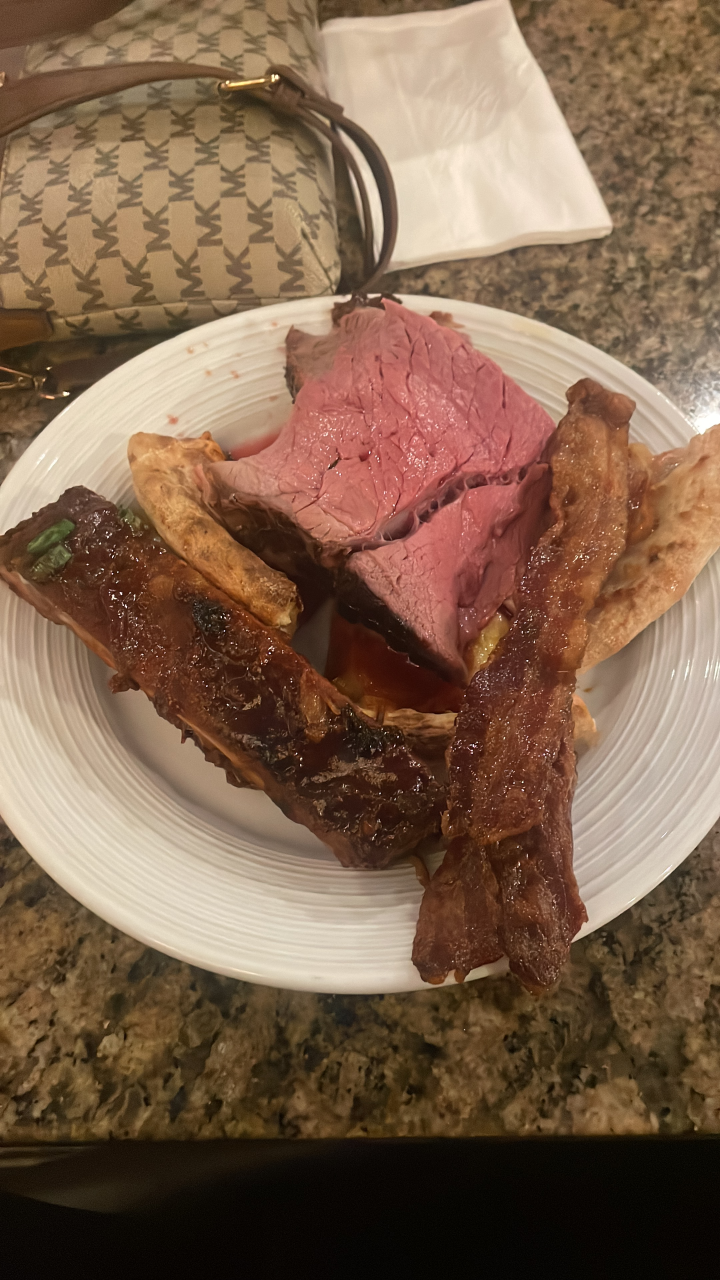
#> input picture imagens_reais/2EA25901-9DDA-4015-8960-B2FF2C02F1F4.JPG, 2160 x 3840 px, found by its file name (shown at 1/3 size); its folder holds 4 pictures in this run
$ python detector.py
#> lines starting #> are read from the running program, lines starting #| are printed output that depends on the picture
#> in carregar_imagens_e_extrair_caracteristicas, imagem is the input picture: shape (3840, 2160, 3); mean B, G, R 77.3, 98.9, 126.9
# -*- coding: utf-8 -*-
"""
Created on Sat Apr 12 16:42:42 2025

@author: a840760
"""
# detector.py
import os
import numpy as np
import cv2
from skimage.feature import local_binary_pattern
from sklearn.model_selection import StratifiedShuffleSplit
from sklearn.svm import SVC
from sklearn.metrics import classification_report
import joblib

def extrair_lbp(imagem, P=8, R=1):
    # Converte a imagem para escala de cinza inteira
#> called with P = 8, R = 1
    imagem = cv2.cvtColor(imagem, cv2.COLOR_BGR2GRAY).astype('uint8')
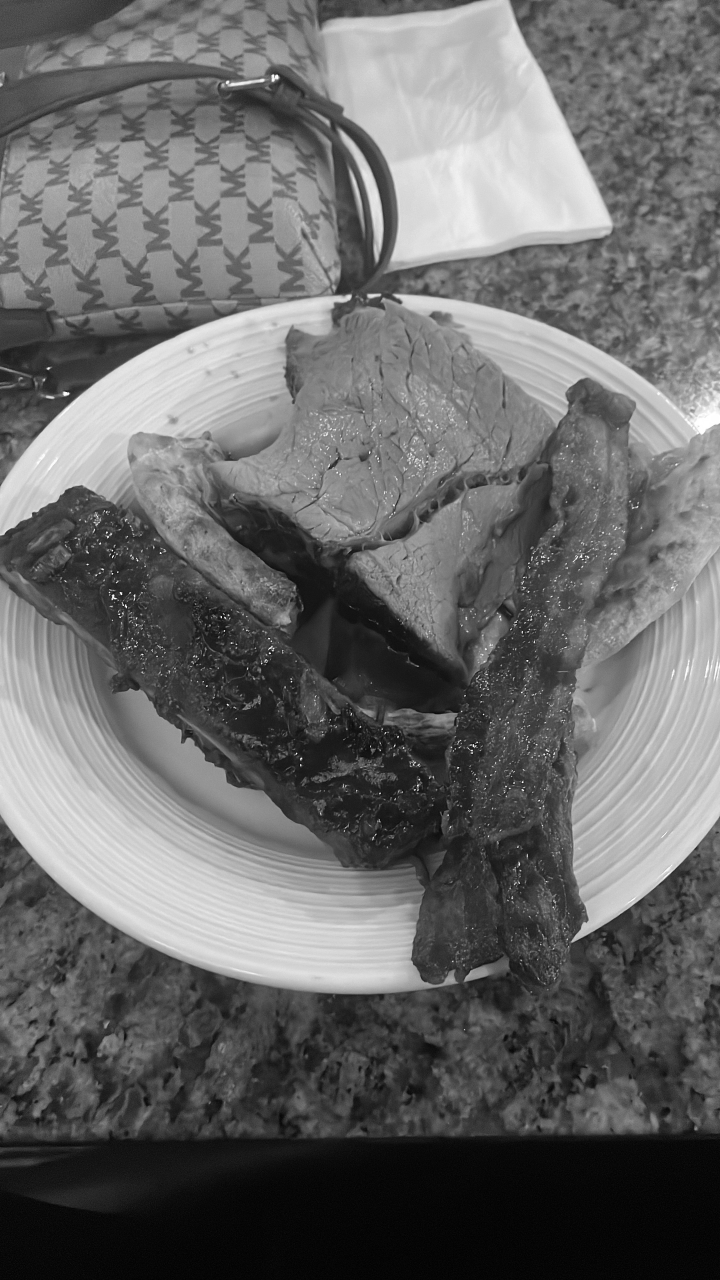
#> imagem: shape (3840, 2160) (shown at 1/3 size); min 0, max 255, mean 104.8
    lbp = local_binary_pattern(imagem, P, R, method='uniform')
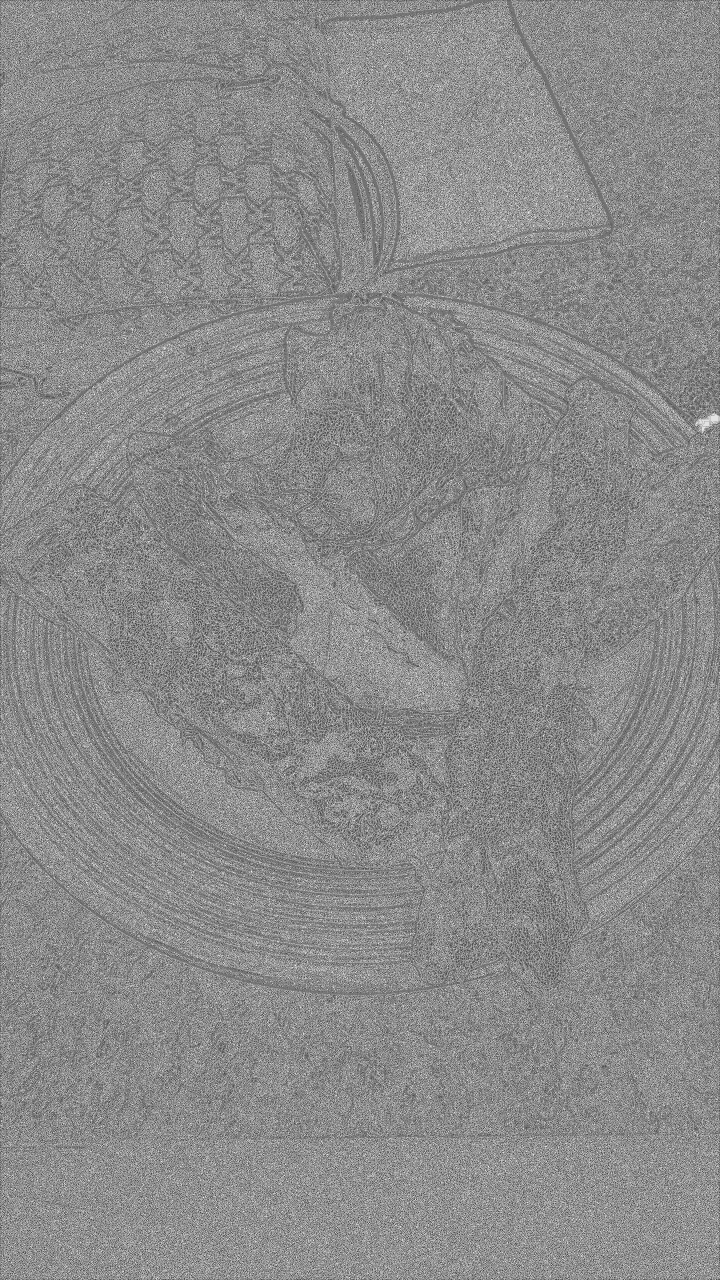
#> lbp: shape (3840, 2160) float64 (shown at 1/3 size); min 0, max 9, mean 4.91; drawn with min black and max white
    (hist, _) = np.histogram(lbp.ravel(), bins=np.arange(0, P + 3), range=(0, P + 2))
#> hist = [339923, 577911, 474167, 1106627, 1399474, 1222997, 819674, 607479, 746340, 999808]
    hist = hist.astype("float")
    hist /= (hist.sum() + 1e-7)  # Normaliza o histograma
#> hist = [0.041, 0.0697, 0.0572, 0.133, 0.169, 0.147, 0.0988, 0.0732, 0.09, 0.121]
    return hist

def carregar_imagens_e_extrair_caracteristicas(diretorio, rotulo):
    dados = []
    labels = []
    for nome_arquivo in os.listdir(diretorio):
        caminho = os.path.join(diretorio, nome_arquivo)
        imagem = cv2.imread(caminho)
        if imagem is not None:
            hist = extrair_lbp(imagem)
            dados.append(hist)
            labels.append(rotulo)
#> pass 2 of the loop in carregar_imagens_e_extrair_caracteristicas, `for nome_arquivo in os.listdir(diretorio):`:
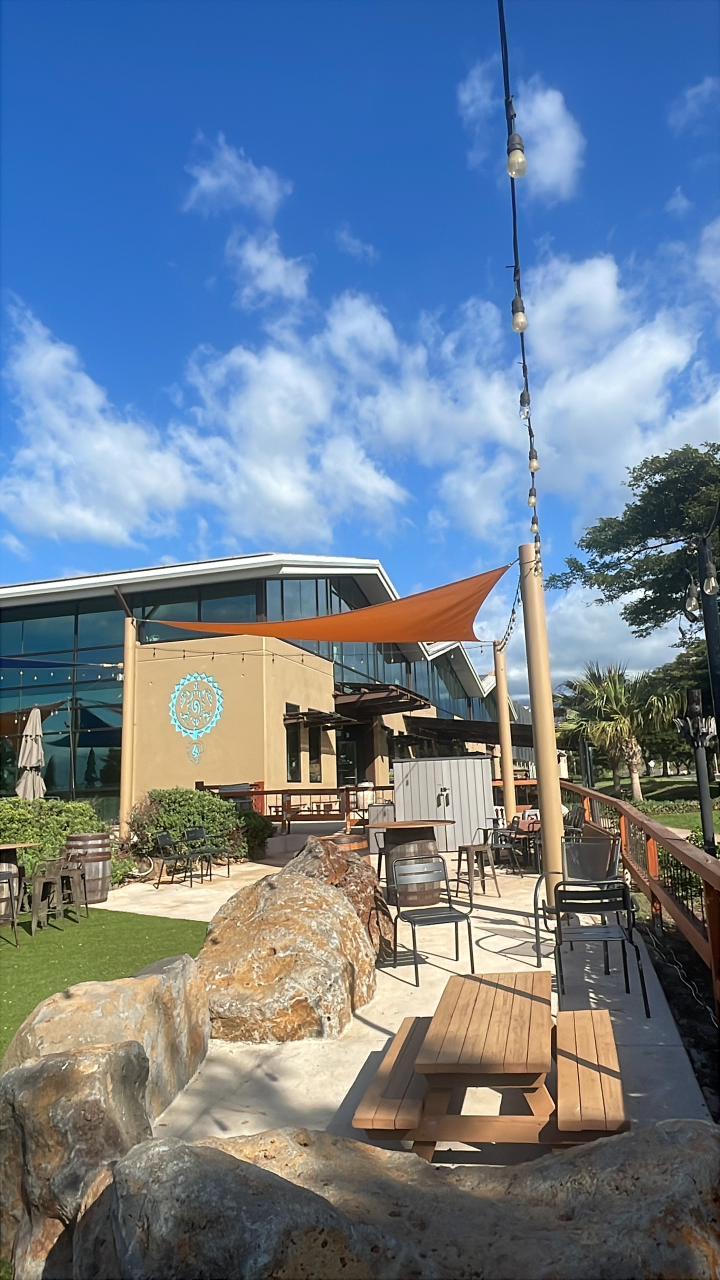
#> input picture imagens_reais/4C7F24D7-FC5D-4956-A886-96CDEAB1FA83.JPG, 2160 x 3840 px, found by its file name (shown at 1/3 size)
#> in carregar_imagens_e_extrair_caracteristicas, imagem is the input picture: shape (3840, 2160, 3); mean B, G, R 145.8, 127.1, 110.3
#> in extrair_lbp (call 2), `imagem = cv2.cvtColor(imagem, cv2.COLOR_BGR2GRAY).astype('uint8')`:
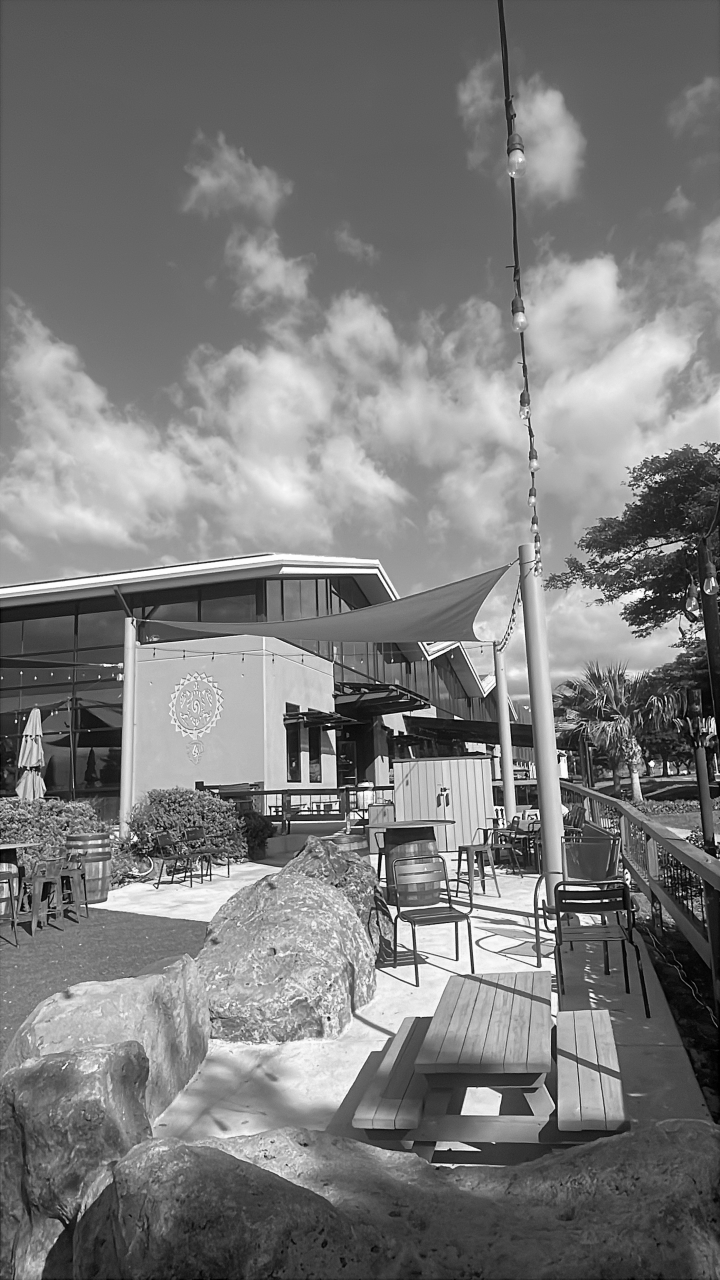
#> imagem: shape (3840, 2160) (shown at 1/3 size); min 0, max 255, mean 124.2
#> in extrair_lbp (call 2), `lbp = local_binary_pattern(imagem, P, R, method='uniform')`:
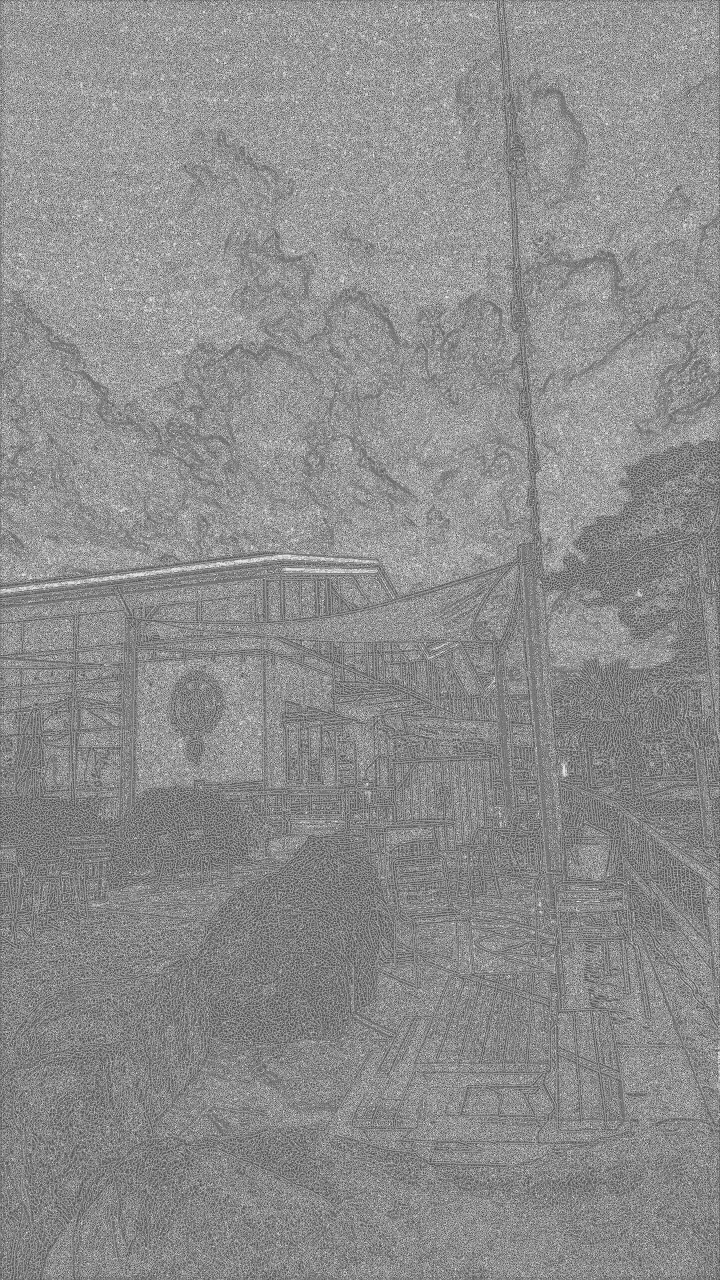
#> lbp: shape (3840, 2160) float64 (shown at 1/3 size); min 0, max 9, mean 4.99; drawn with min black and max white
#> in extrair_lbp (call 2), `(hist, _) = np.histogram(lbp.ravel(), bins=np.arange(0, P + 3), range=..`: hist = [197186, 486051, 309968, 1146876, 1650106, 1495308, 761104, 590348, 833417, 824036]
#> in extrair_lbp (call 2), `hist /= (hist.sum() + 1e-7)`: hist = [0.0238, 0.0586, 0.0374, 0.138, 0.199, 0.18, 0.0918, 0.0712, 0.1, 0.0993]
#> pass 3 of the loop in carregar_imagens_e_extrair_caracteristicas, `for nome_arquivo in os.listdir(diretorio):`:
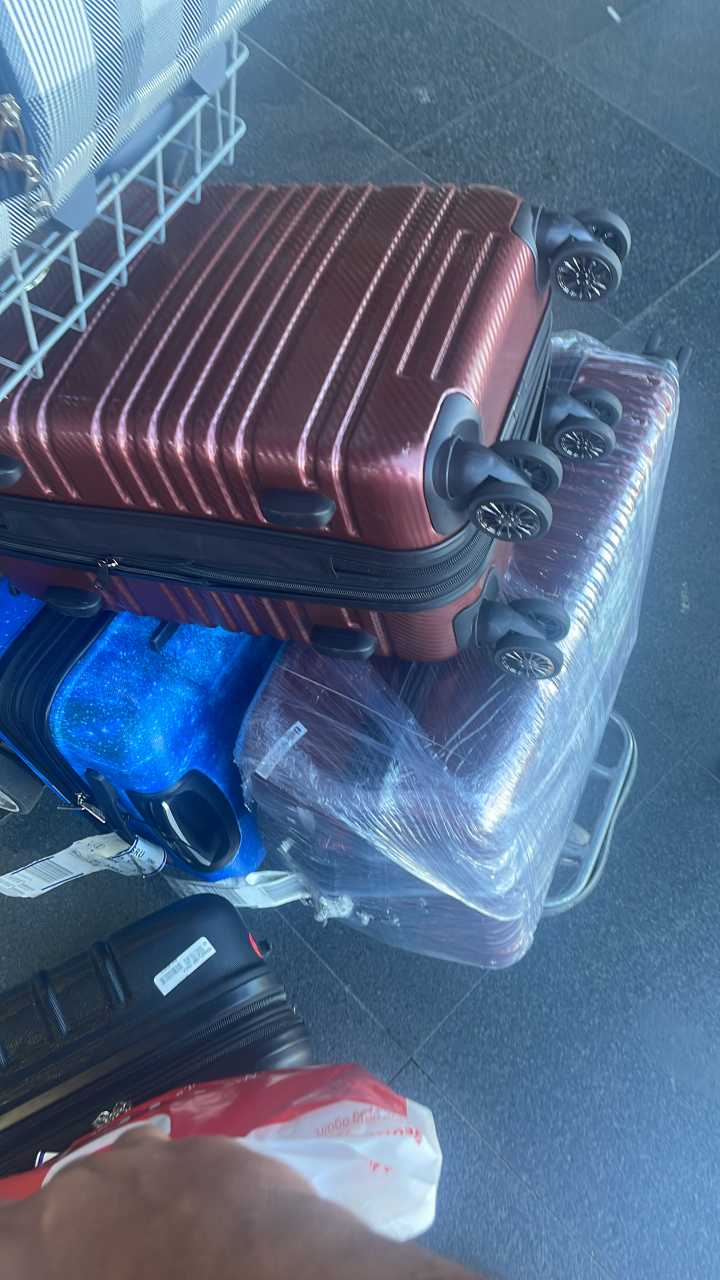
#> input picture imagens_reais/4D77C9BA-359F-406B-BDF3-C5F647033C8C.JPG, 2160 x 3840 px, found by its file name (shown at 1/3 size)
#> in carregar_imagens_e_extrair_caracteristicas, imagem is the input picture: shape (3840, 2160, 3); mean B, G, R 133.1, 103.7, 84
#> in extrair_lbp (call 3), `imagem = cv2.cvtColor(imagem, cv2.COLOR_BGR2GRAY).astype('uint8')`:
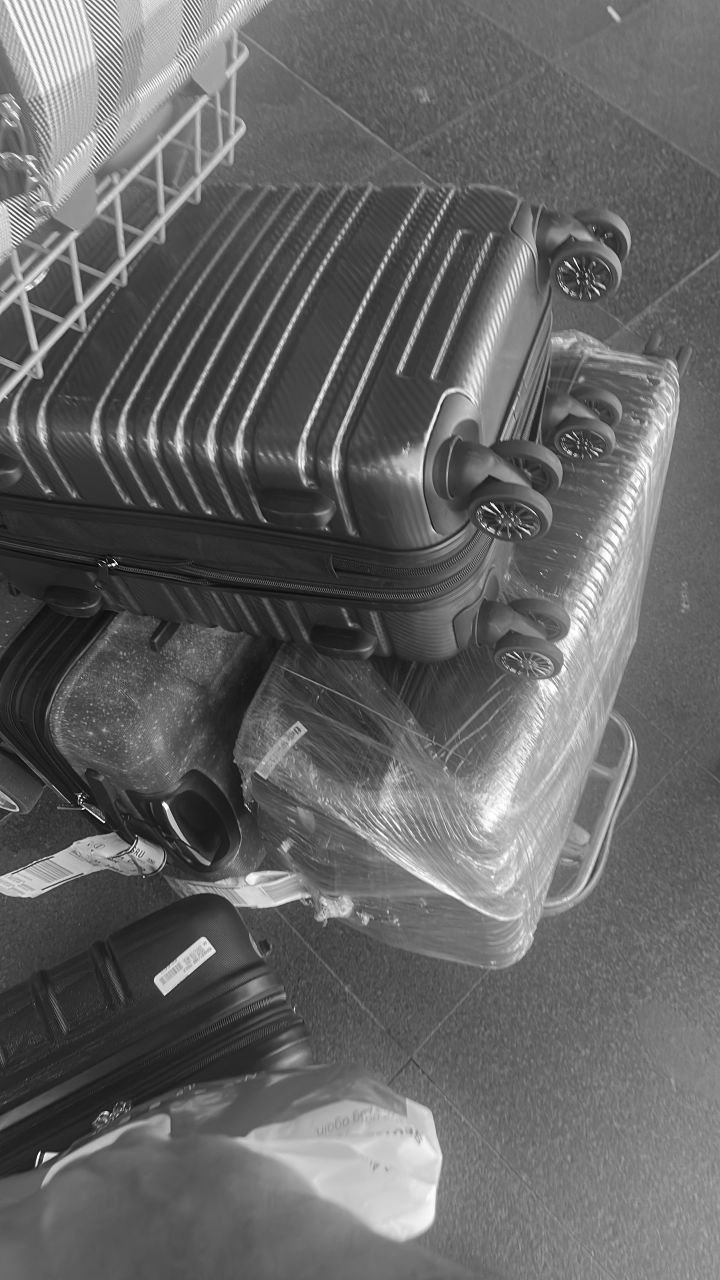
#> imagem: shape (3840, 2160) (shown at 1/3 size); min 1, max 255, mean 101.2
#> in extrair_lbp (call 3), `lbp = local_binary_pattern(imagem, P, R, method='uniform')`:
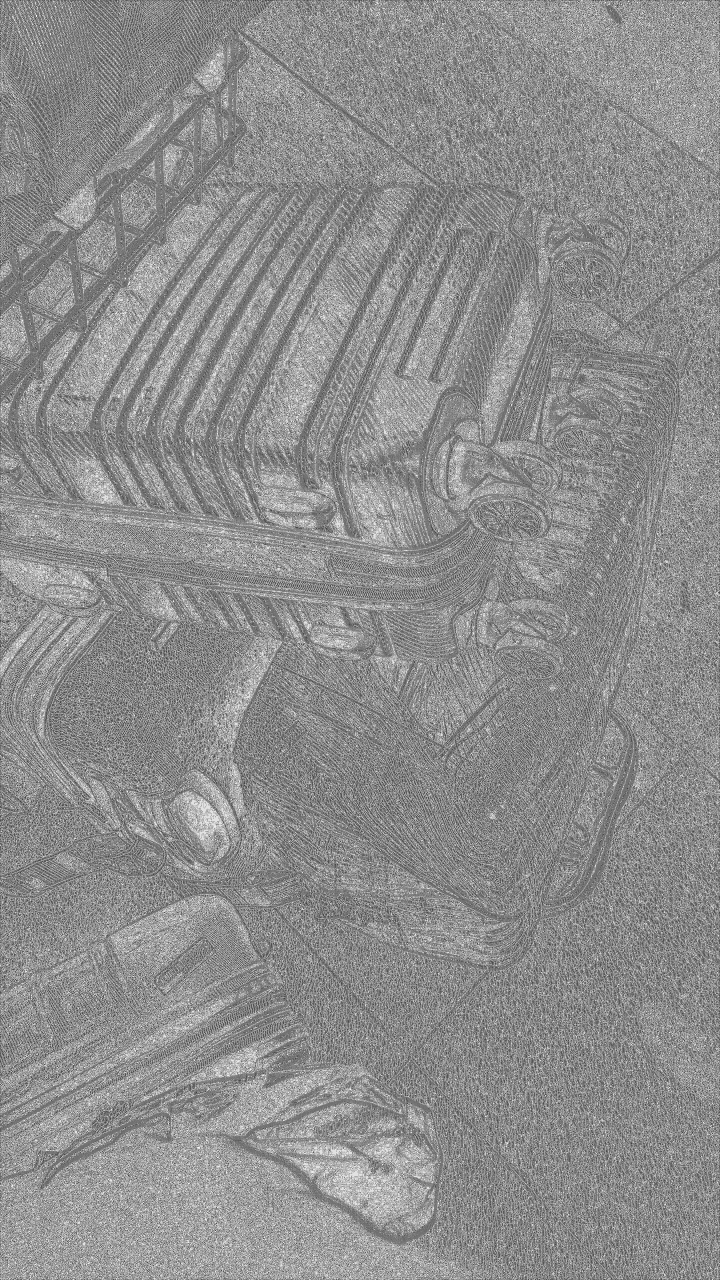
#> lbp: shape (3840, 2160) float64 (shown at 1/3 size); min 0, max 9, mean 5.01; drawn with min black and max white
#> in extrair_lbp (call 3), `(hist, _) = np.histogram(lbp.ravel(), bins=np.arange(0, P + 3), range=..`: hist = [156022, 423129, 242371, 1130986, 1826055, 1660900, 674581, 565220, 921945, 693191]
#> in extrair_lbp (call 3), `hist /= (hist.sum() + 1e-7)`: hist = [0.0188, 0.051, 0.0292, 0.136, 0.22, 0.2, 0.0813, 0.0681, 0.111, 0.0836]
#> the loop made 4 passes; the first 3 are shown
    return dados, labels


def treinar_modelo(caminho_reais, caminho_ia):
    print("[INFO] Carregando imagens...")
    dados_reais, labels_reais = carregar_imagens_e_extrair_caracteristicas(caminho_reais, 0)
    dados_ia, labels_ia = carregar_imagens_e_extrair_caracteristicas(caminho_ia, 1)

    X = np.array(dados_reais + dados_ia)
    y = np.array(labels_reais + labels_ia)

    print("[INFO] Treinando o modelo...")
    sss = StratifiedShuffleSplit(n_splits=1, test_size=0.2, random_state=42)

    for train_index, test_index in sss.split(X, y):
        X_train, X_test = X[train_index], X[test_index]
        y_train, y_test = y[train_index], y[test_index]

        modelo = SVC(kernel='linear', probability=True)
        modelo.fit(X_train, y_train)

        y_pred = modelo.predict(X_test)
        print(classification_report(y_test, y_pred, zero_division=0))

        joblib.dump(modelo, "modelo_sem_opencv.pkl")
        print("[INFO] Modelo salvo como modelo_sem_opencv.pkl")

if __name__ == "__main__":
    caminho_reais = "C:/Users/a840760/Documents/Projetos/Teste Projetos/detector_imagem_ia/imagens_reais"
    caminho_ia = "C:/Users/a840760/Documents/Projetos/Teste Projetos/detector_imagem_ia/imagens_ia"
#> (the run stopped early here; a loop or call above may not have finished)
